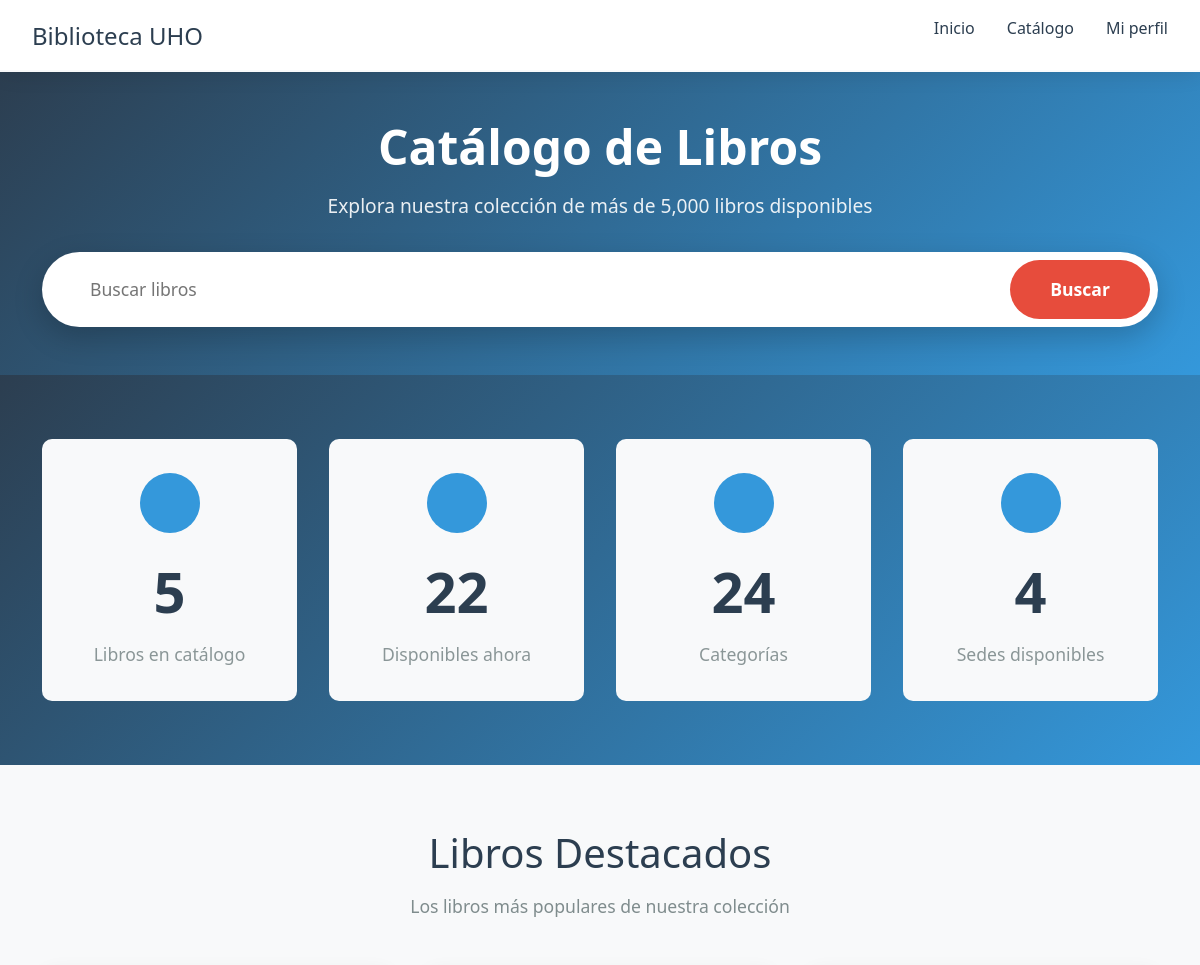
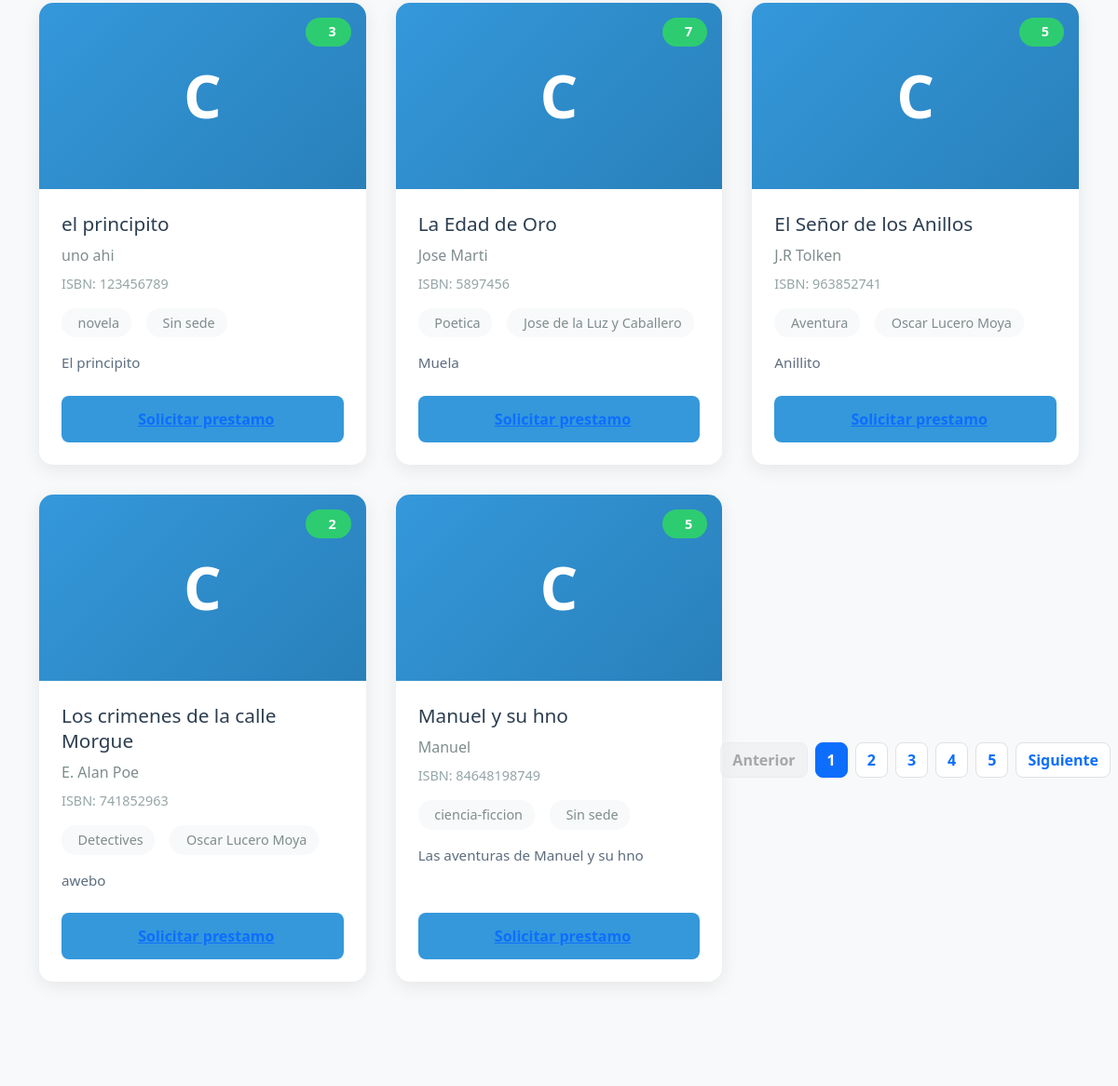
The app's page /catalog/, older data (2 pictures, top to bottom).
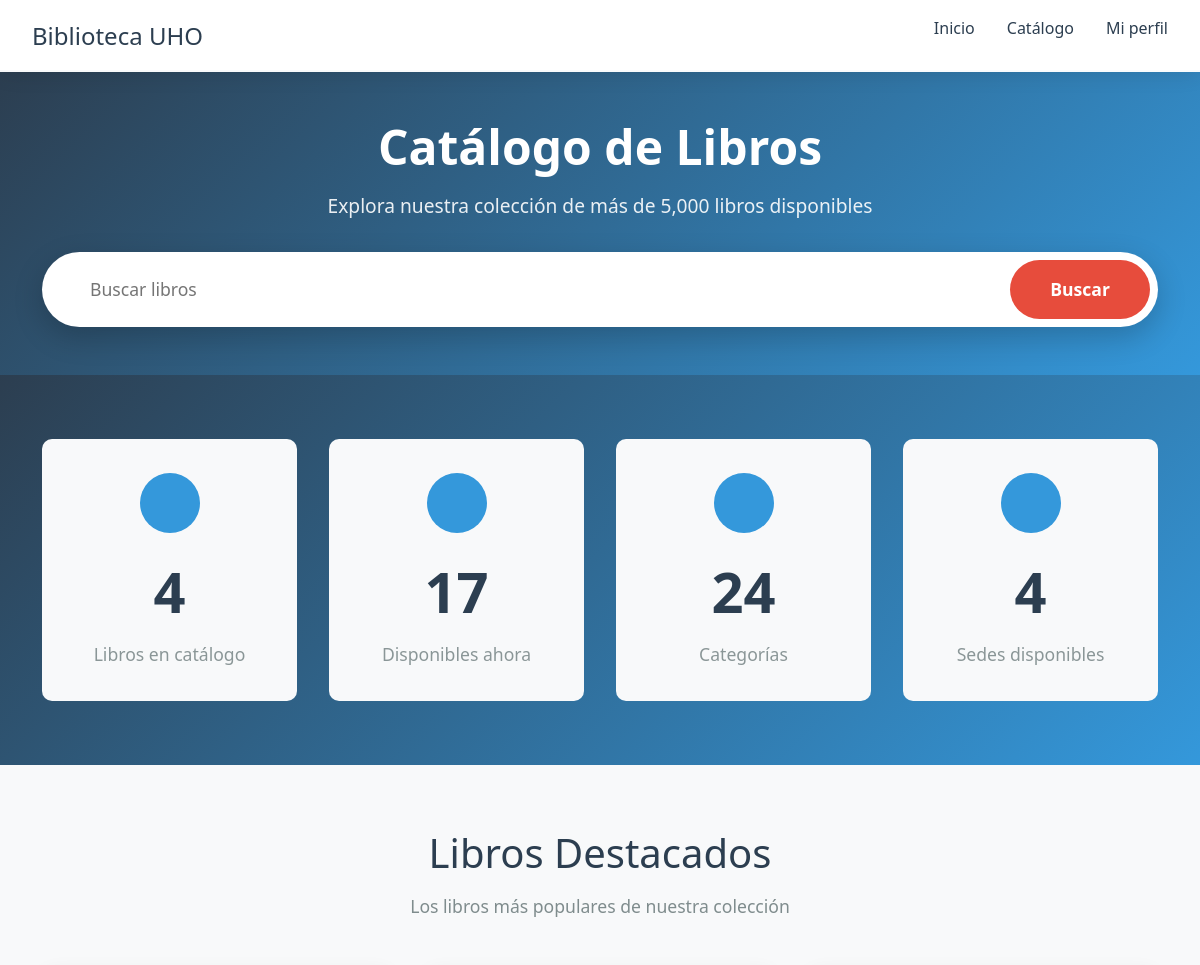
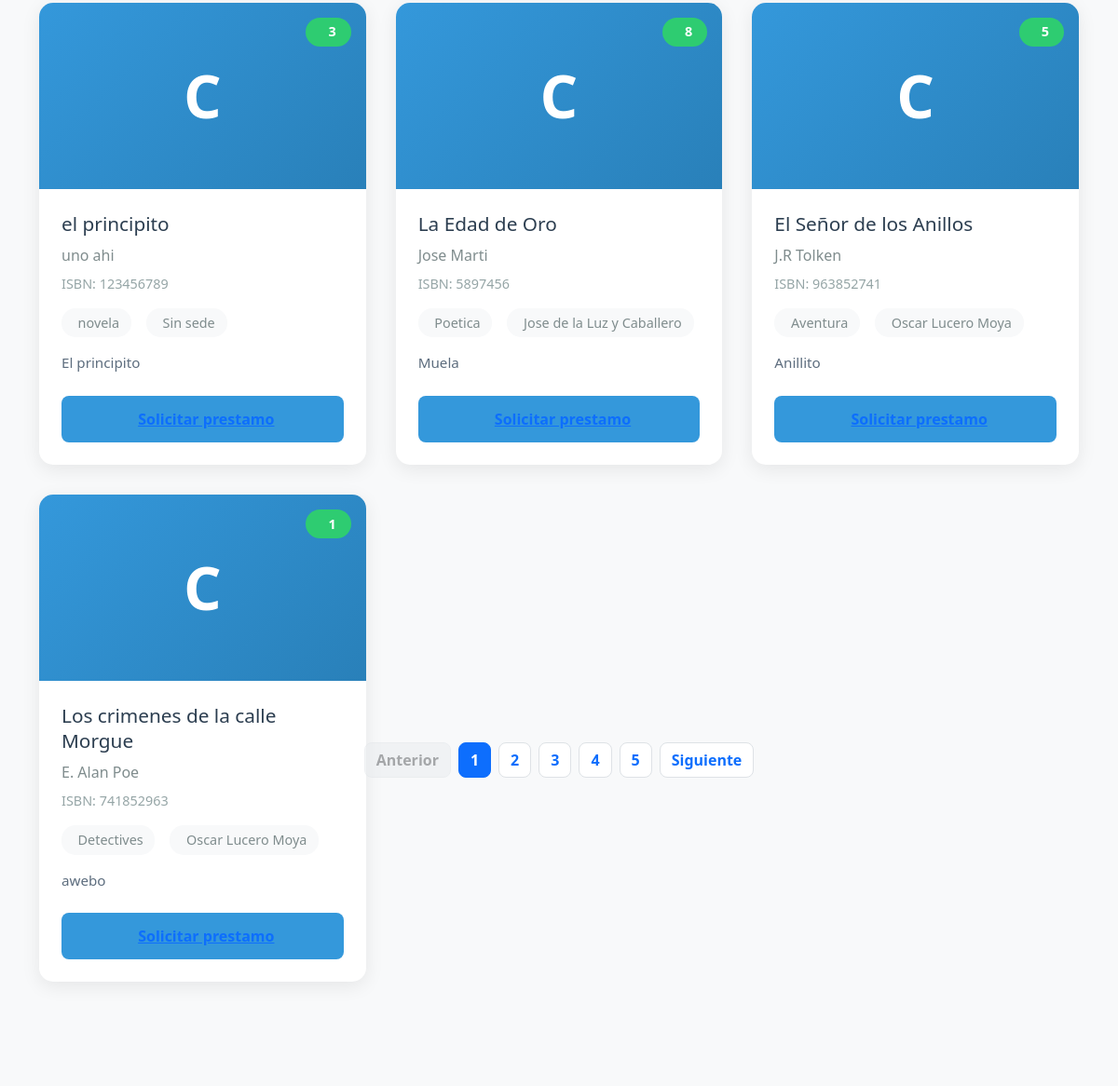
The same page, newer data (2 pictures, top to bottom).
### core1/models.py (models this page shows, shortened)
class Libro(models.Model):
    titulo= models.CharField(max_length=200)
    autor=models.CharField(max_length=100)
    isbn=models.CharField(max_length=13, unique=True)
    descripcion=models.CharField(max_length=600, null=True, blank=True)
    cant_total=models.PositiveIntegerField()
    cant_disponible= models.PositiveIntegerField()
    fecha_publicacion= models.DateField(null=True, blank=True)
    categoria= models.CharField(max_length=100, blank=True)
    sede= models.ForeignKey('Sede',on_delete=models.CASCADE, related_name='libros', null=True, blank=True)

class Sede(models.Model):
    nombre=models.CharField(max_length=100, unique=True)
    telefono=models.CharField(max_length=100, blank=True)

### core1/views.py (the view, shortened to what this page needs)
# urls.py: path('catalog/',catalog_view, name='catalog'),
def catalog_view(request):
    query = request.GET.get('q', '')
    libros_qs = Libro.objects.select_related('sede')
    paginator = Paginator(libros_qs, 10)
    page_number = request.GET.get('page')
    libros = paginator.get_page(page_number)
    total_libros = Libro.objects.count()
    disponibles_ahora = (Libro.objects.aggregate(total=Sum('cant_disponible'))['total'] or 0)
    total_sedes = Sede.objects.count()
    return render(
        request,
        'catalogo/catalog.html',
        {
            'libros': libros,
            'query': query,
            'total_libros': total_libros,
            'disponibles_ahora': disponibles_ahora,
            'total_sedes': total_sedes,
        }
    )

### core1/templates/catalogo/catalog.html (shortened to what this page needs)
<!DOCTYPE html>
<html lang="es">
  <head>
    {%load static %}
    <link rel="stylesheet" href="{% static 'css/catalog.css' %}">
    <link rel="stylesheet" href="{% static 'css/style.css' %}">
    <link href="https://cdn.jsdelivr.net/npm/bootstrap@5.3.0/dist/css/bootstrap.min.css" rel="stylesheet">
    <link rel="stylesheet" href="https://cdn.jsdelivr.net/npm/bootstrap-icons@1.10.0/font/bootstrap-icons.css">
 </head>
 <body>
    <header class="public-header">
        <nav class="public-nav">
            <div class="nav-brand">
                <h2>Biblioteca UHO</h2>
            </div>
            <ul class="nav-menu">
                <li><a href={% url 'index' %}>Inicio</a></li>
                <li><a href={% url 'catalog' %} class="active">Catálogo</a></li>
                <li>{%if user.is_authenticated %} <a href = {% url 'mi_perfil' %}>Mi perfil</a>
                    {%else %}<a href = {% url 'login' %}>Mi perfil</a>
                    {% endif %}
            </ul>
        </nav>
    </header>
    <main class="catalog-main">
        <section class="catalog-header-section">
            <div class="container">
                <h1 class="catalog-title">Catálogo de Libros</h1>
                <p class="catalog-subtitle">Explora nuestra colección de más de 5,000 libros disponibles</p>
                <div id="search-bar">
                    <form id="search-form" class="search-form" method="get" action="{% url 'catalog' %}">
                        <div class="search-input-group">
                         <input
                            type="text"
                            name="q"
                            placeholder="Buscar libros"
                            value="{{ query }}"
                            autocomplete="off" class="search-input"
                            >
                        </div>
                        <button type="submit" class="search-btn">Buscar</button>
                    </form>
                </div>
            </div>
        </section>
        <section class="stats-section">
            <div class="container">
                <div class="stats-grid">
                    <div class="stat-card">
                        <div class="stat-icon">
                        </div>
                        <span class="stat-number">{{ total_libros }}</span>
                        <span class="stat-label">Libros en catálogo</span>
                    </div>
                    <div class="stat-card">
                        <div class="stat-icon">
                        </div>
                        <span class="stat-number">{{ disponibles_ahora }}</span>
                        <span class="stat-label">Disponibles ahora</span>
                    </div>
                    <div class="stat-card">
                        <div class="stat-icon">
                        </div>
                        <span class="stat-number">24</span>
                        <span class="stat-label">Categorías</span>
                    </div>
                    <div class="stat-card">
                        <div class="stat-icon">
                        </div>
                        <span class="stat-number">{{ total_sedes }}</span>
                        <span class="stat-label">Sedes disponibles</span>
                    </div>
                </div>
            </div>
        </section>
        <section class="books-section">
            <div class="container">
                <div class="section-header">
                    <h2>Libros Destacados</h2>
                    <p>Los libros más populares de nuestra colección</p>
                </div>
                <div class="books-grid">
                    {% for libro in libros %}
                    <div class="book-card">
                        <div class="book-cover">
                            <div class="cover-placeholder literature">
                                <span>C</span>
                            </div>
                            <span class="book-status available ">
                                 {{libro.cant_disponible}}
                            </span>
                        </div>
                        <div class="book-info">
                            <h3 class="book-title">{{libro.titulo}}</h3>
                            <p class="book-author ">{{libro.autor}}</p>
                            <p class="book-isbn ">ISBN: {{libro.isbn}}</p>
                            <div class="book-meta">
                                <span class="meta-tag">
                                     {{libro.categoria}}
                                </span>
                                <span class="meta-location">
                                     {% if libro.sede %} {{ libro.sede.nombre }} {% else %} Sin sede {% endif %}
                                </span>
                            </div>
                            <p class="book-description ">
                               {{libro.descripcion}}
                            </p>
                            <div class="book-actions ">
                                <button class="btn-details">
                                    {%if user.is_authenticated %} <a href = {% url 'solicitar_prestamo' libro.id %} class="btn-request">Solicitar prestamo </a>
                                    {% else %} <a href = {% url 'login'%}?next={% url 'solicitar_prestamo' libro.id %} class="btn-request">Solicitar prestamo </a>
                                    {% endif %}
                                </button>
                            </div>
                        </div>
                    </div>
                    {% endfor %}
                <div class="pagination">
                    <a href="#" class="page-link disabled">
                         Anterior
                    </a>
                    <a href="#" class="page-link active">1</a>
                    <a href="#" class="page-link">2</a>
                    <a href="#" class="page-link">3</a>
                    <a href="#" class="page-link">4</a>
                    <a href="#" class="page-link">5</a>
                    <a href="#" class="page-link">
                        Siguiente
                    </a>
                </div>
            </section>
</body>
</html>

### static/css/catalog.css (style rules this page uses)
.catalog-main { margin-top: 70px; min-height: calc(100vh - 200px); }
.catalog-header-section { background: linear-gradient(135deg, #2c3e50 0%, #3498db 100%); color: white; padding: 3rem 0; text-align: center; }
.catalog-title { font-size: 3rem; margin-bottom: 1rem; font-weight: 700; }
.catalog-subtitle { font-size: 1.2rem; opacity: 0.9; margin-bottom: 2rem; }
.search-form { display: flex; gap: 0.5rem; background: white; border-radius: 50px; padding: 0.5rem; box-shadow: 0 10px 30px rgba(0,0,0,0.2); }
.search-input-group { flex: 1; display: flex; align-items: center; padding: 0 1.5rem; }
.search-input { flex: 1; border: none; outline: none; font-size: 1.1rem; padding: 1rem 0; width: 100%; }
.search-btn { background: #e74c3c; color: white; border: none; padding: 1rem 2.5rem; border-radius: 50px; font-size: 1.1rem; font-weight: 600; cursor: pointer; transition: all 0.3s; }
.stats-section { padding: 3rem 0; background: white; }
.stats-grid { display: grid; grid-template-columns: repeat(auto-fit, minmax(200px, 1fr)); gap: 2rem; }
.stat-card { text-align: center; padding: 2rem; border-radius: 10px; background: #f8f9fa; transition: all 0.3s; border: 2px solid transparent; }
.stat-icon { width: 60px; height: 60px; background: #3498db; border-radius: 50%; display: flex; align-items: center; justify-content: center; margin: 0 auto 1rem; color: white; font-size: 1.5rem; }
.stat-number { display: block; font-size: 2.5rem; font-weight: 700; color: #2c3e50; margin-bottom: 0.5rem; }
.stat-label { color: #7f8c8d; font-size: 1rem; }
.books-section { padding: 4rem 0; background: #f8f9fa; }
.section-header { text-align: center; margin-bottom: 3rem; }
.section-header h2 { font-size: 2.5rem; color: #2c3e50; margin-bottom: 1rem; }
.section-header p { color: #7f8c8d; font-size: 1.1rem; }
.books-grid { display: grid; grid-template-columns: repeat(auto-fill, minmax(300px, 1fr)); gap: 2rem; margin-bottom: 3rem; }
.book-card { background: white; border-radius: 15px; overflow: hidden; box-shadow: 0 5px 20px rgba(0,0,0,0.08); transition: all 0.3s; display: flex; flex-direction: column; }
.book-cover { height: 200px; position: relative; overflow: hidden; }
.cover-placeholder { width: 100%; height: 100%; display: flex; align-items: center; justify-content: center; font-size: 4rem; font-weight: bold; color: white; }
.cover-placeholder.literature { background: linear-gradient(135deg, #3498db 0%, #2980b9 100%); }
.book-status { position: absolute; top: 1rem; right: 1rem; padding: 0.3rem 1rem; border-radius: 20px; font-size: 0.9rem; font-weight: 600; display: flex; align-items: center; gap: 0.5rem; }
.book-status.available { background: #2ecc71; color: white; }
.book-info { padding: 1.5rem; flex: 1; display: flex; flex-direction: column; }
.book-title { font-size: 1.3rem; color: #2c3e50; margin-bottom: 0.5rem; line-height: 1.3; }
.book-author { color: #7f8c8d; font-size: 1rem; margin-bottom: 0.5rem; }
.book-isbn { color: #95a5a6; font-size: 0.9rem; margin-bottom: 1rem; }
.book-meta { display: flex; flex-wrap: wrap; gap: 1rem; margin-bottom: 1rem; }
.meta-tag, .meta-location { display: flex; align-items: center; gap: 0.3rem; color: #7f8c8d; font-size: 0.9rem; padding: 0.3rem 0.8rem; background: #f8f9fa; border-radius: 15px; }
.book-description { color: #5d6d7e; line-height: 1.5; margin-bottom: 1.5rem; flex: 1; font-size: 0.95rem; }
.book-actions { margin-top: auto; }
.btn-details { width: 100%; padding: 0.8rem; background: #3498db; color: white; border: none; border-radius: 8px; font-size: 1rem; font-weight: 600; cursor: pointer; transition: all 0.3s; display: flex; align-items: center; justify-content: center; gap: 0.5rem; }
.pagination { display: flex; justify-content: center; align-items: center; gap: 0.5rem; margin-top: 3rem; }
.page-link { padding: 0.8rem 1.2rem; background: white; color: #3498db; text-decoration: none; border-radius: 8px; font-weight: 600; transition: all 0.3s; border: 2px solid #e1e5e9; display: flex; align-items: center; gap: 0.5rem; }
.page-link.active { background: #3498db; color: white; border-color: #3498db; }
.page-link.disabled { opacity: 0.5; cursor: not-allowed; }

Row changes from the older to the newer data that the page shows:
removed Libro: cant_disponible "5", titulo "Manuel y su hno", autor "Manuel", isbn "84648198749", categoria "ciencia-ficcion", shows "Sin sede", descripcion "Las aventuras de Manuel y su hno"
changed Libro "La Edad de Oro": cant_disponible "7" → "8"
changed Libro "Los crimenes de la calle Morgue": cant_disponible "2" → "1"
Text that changed along with them:
{{ total_libros }}: "5" → "4"
{{ disponibles_ahora }}: "22" → "17"
